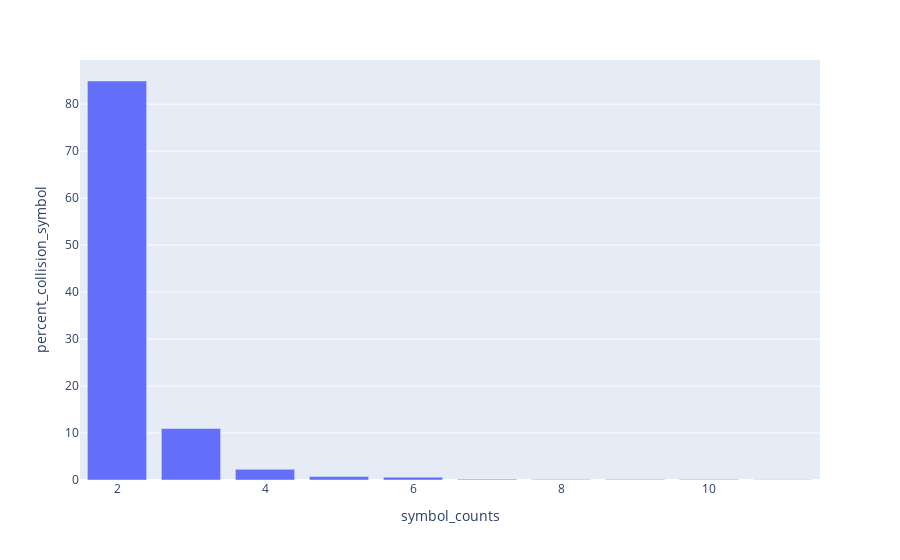

The notebook cell this image was saved under:
### Code cell
create_ambiguous_symbol_histogram(ensg_ambiguous_symbol_counts, "ENSG", ensg_ambiguous_symbol_set_count)

### Figure 1 — Plotly figure (JSON) as saved in the notebook; plotly's stock layout.template omitted (floating-point values rounded to 4 significant figures)
{"data": [{"alignmentgroup": "True", "hovertemplate": "symbol_counts=%{x}<br>percent_collision_symbol=%{y}<extra></extra>", "legendgroup": "", "marker": {"color": "#636efa", "pattern": {"shape": ""}}, "name": "", "offsetgroup": "", "orientation": "v", "showlegend": false, "textposition": "auto", "type": "bar", "x": [2, 3, 4, 5, 6, 7, 8, 9, 10, 11], "xaxis": "x", "y": [84.92, 10.96, 2.266, 0.7401, 0.6013, 0.185, 0.09251, 0.09251, 0.09251, 0.04625], "yaxis": "y"}], "layout": {"barmode": "relative", "legend": {"tracegroupgap": 0}, "margin": {"t": 60}, "xaxis": {"anchor": "y", "domain": [0, 1], "title": {"text": "symbol_counts"}}, "yaxis": {"anchor": "x", "domain": [0, 1], "title": {"text": "percent_collision_symbol"}}}}
